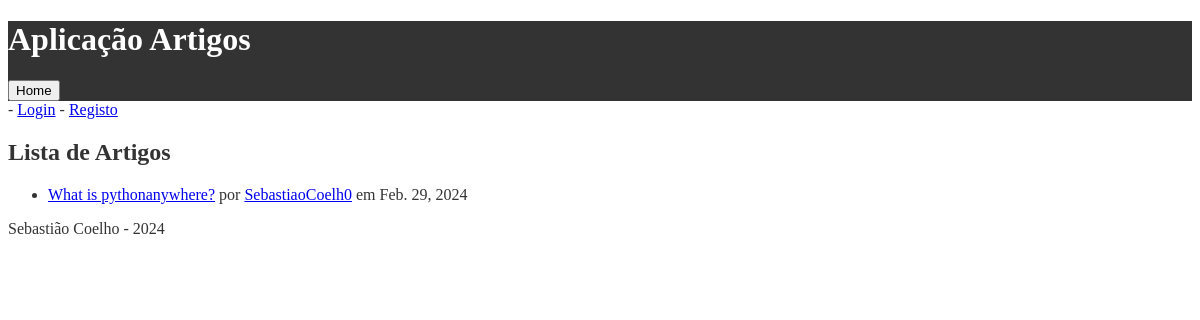
The app's page /artigos/, older data.
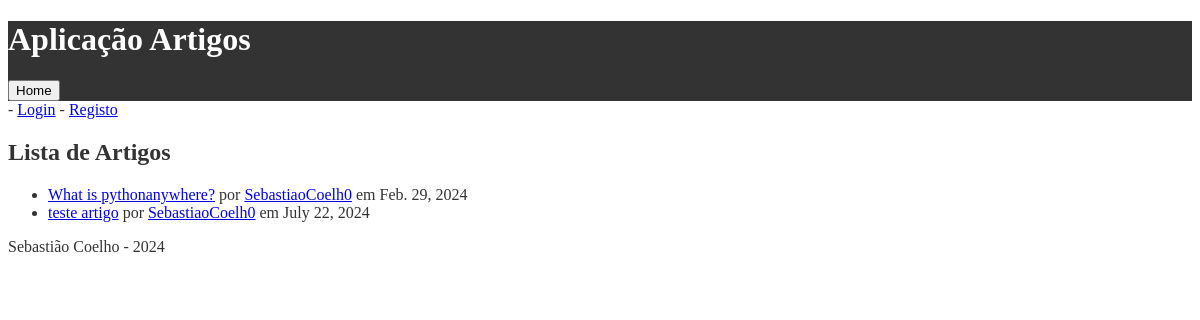
The same page, newer data.
### artigos/models.py (models this page shows, shortened)
class Artigo(models.Model):
    autor = models.ForeignKey(Utilizador, on_delete=models.CASCADE)
    titulo = models.CharField(max_length=100)
    conteudo = models.TextField()
    data_publicacao = models.DateField()
    media_ratings = models.FloatField(default=0)

class Utilizador(models.Model):
    username = models.CharField(max_length=100, unique=True)
    user = models.OneToOneField(User, on_delete=models.CASCADE, null=True)

### artigos/views.py (the view)
# urls.py: path('', views.index_view, name='index'),
def index_view(request):
    artigos = Artigo.objects.all().order_by('data_publicacao')
    context = {
        'artigos': artigos
    }
    return render(request, 'artigos/index.html', context)

### artigos/templates/artigos/index.html (shortened to what this page needs)
{% extends 'artigos/layout.html' %}
{% block content %}
    <h2>Lista de Artigos</h2>
    <ul>
        {% for artigo in artigos %}
            <li>
                <a href="{% url 'artigos:artigo' artigo.id %}">{{ artigo.titulo }}</a>
                por <a href="{% url 'artigos:autor' artigo.autor.id %}">{{ artigo.autor.username }}</a>
                em {{ artigo.data_publicacao }}
            </li>
        {% endfor %}
    </ul>
{% endblock %}

Row changes from the older to the newer data that the page shows:
added Artigo: titulo "teste artigo", autor.username "SebastiaoCoelh0", data_publicacao "July 22, 2024"
